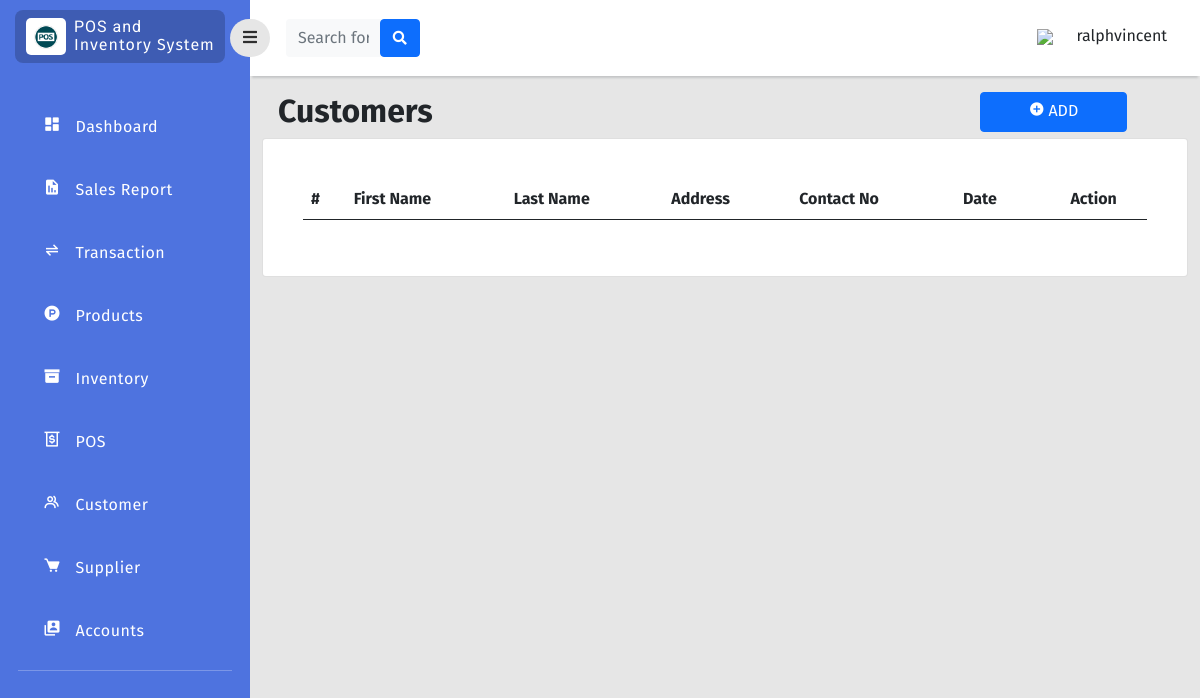
/php/customer.php (signed in), run on an earlier commit of the app's database.
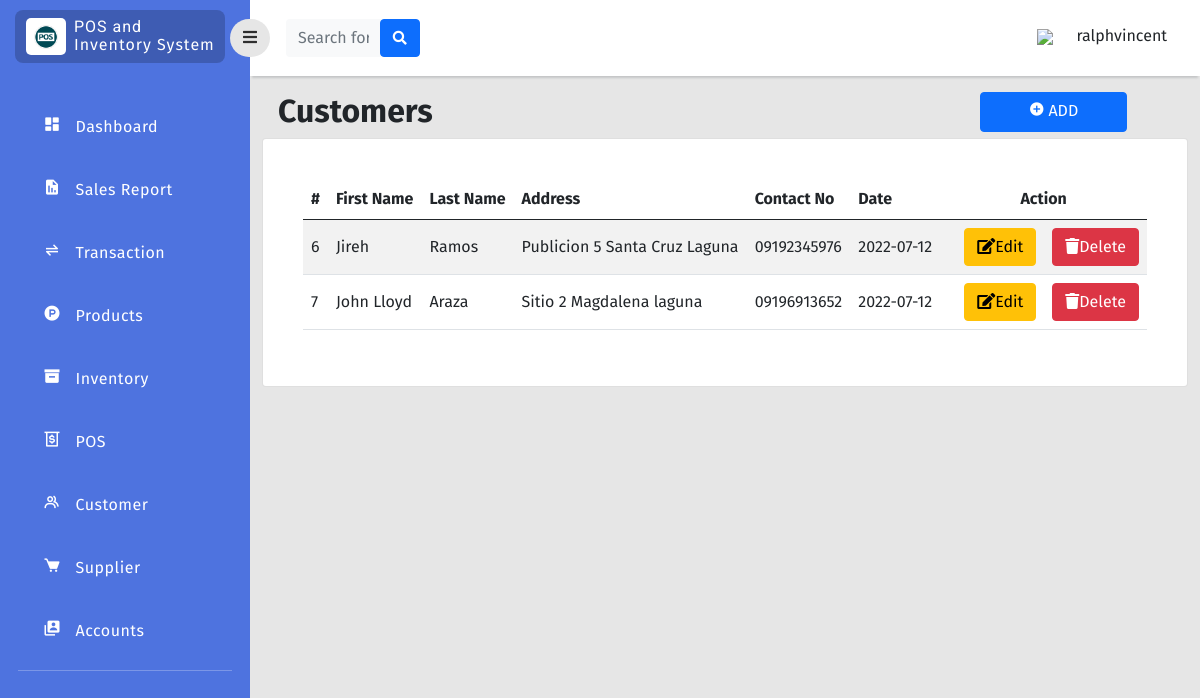
And on a later commit of the database.
### tables this page shows
CREATE TABLE `customers` (
  `customer_id` int(11) NOT NULL,
  `first_name` varchar(255) NOT NULL,
  `last_name` varchar(255) NOT NULL,
  `address` varchar(255) NOT NULL,
  `contact_no` varchar(255) NOT NULL,
  `customer_status` enum('active','archieve') NOT NULL,
  `date_created` date NOT NULL
);

### php/customer.php (the view, shortened to what this page needs)
<?php
function createRandomPassword() {
    $chars = "003232303232023232023456789";
    $i = 0;
    $pass = '' ;
    while ($i <= 7) {
        $num = rand() % 33;
        $tmp = substr($chars, $num, 1);
        $pass = $pass . $tmp;
        $i++;
    }
    return $pass;
}
$finalcode='RS-'.createRandomPassword();
include 'connection.php';
?>
<!doctype html>
<html lang="en">
  <head>
    <link href="https://cdn.jsdelivr.net/npm/bootstrap@5.0.2/dist/css/bootstrap.min.css" rel="stylesheet"
>
    <link rel="stylesheet" type="text/css" href="../style/dash.css">
    <link
      href="https://cdnjs.cloudflare.com/ajax/libs/font-awesome/5.15.1/css/all.min.css"
      rel="stylesheet"
    />
    <link href='https://unpkg.com/boxicons@2.1.2/css/boxicons.min.css' rel='stylesheet'>
    </head>
    <body>
    <div class="page">
        <div class="sidebar">
            <div class="sidebar-header">
                <div class="sidebar-logo-container">
                    <div class="logo-container">
                        <img class="logo-sidebar" src="../image/logo.png" />
                    </div>
                    <div class="sys-name-container mt-2">
                        <p class="sys-name">
                            POS and <br>
                            <span class="brand-subname">
                            Inventory System
                            </span>
                        </p>
                    </div>
                </div>
            </div>
            <div class="sidebar-body">
                <ul class="navigation-list">
                    <li class="navigation-list-item">
                        <a class="navigation-link" href="dashboard.php">
                            <div class="row">
                                <div class="col-2">
                                    <i class='bx bxs-dashboard'></i>
                                </div>
                                <div class="col-9">
                                    Dashboard
                                </div>
                            </div>
                        </a>
                    </li>
                    <li class="navigation-list-item">
                        <a class="navigation-link" href="transaction_report.php?sales=0&trans=0">
                            <div class="row">
                                <div class="col-2">
                                    <i class='bx bxs-report'></i>
                                </div>
                                <div class="col-9">
                                    Sales Report
                                </div>
                            </div>
                        </a>
                    </li>
                    <li class="navigation-list-item">
                        <a class="navigation-link" href="transaction.php">
                            <div class="row">
                                <div class="col-2">
                                    <i class='bx bx-transfer-alt'></i>
                                </div>
                                <div class="col-9">
                                    Transaction
                                </div>
                            </div>
                        </a>
                    </li>
                    <li class="navigation-list-item">
                        <a class="navigation-link" href="product.php">
                            <div class="row">
                                <div class="col-2">
                                    <i class='bx bxl-product-hunt' ></i>
                                </div>
                                <div class="col-9">
                                    Products
                                </div>
                            </div>
                        </a>
                    </li>
                     <li class="navigation-list-item">
                        <a class="navigation-link" href="inventory.php">
                            <div class="row">
                                <div class="col-2">
                                    <i class='bx bxs-box'></i>
                                </div>
                                <div class="col-9">
                                    Inventory
                                </div>
                            </div>
                        </a>
                    </li>
                    <li class="navigation-list-item">
                        <a class="navigation-link" href="../cashier/dashboard.php?invoice=<?php echo $finalcode;  ?>">
                            <div class="row">
                                <div class="col-2">
                                    <i class='bx bx-money-withdraw'></i>
                                </div>
                                <div class="col-9">
                                    POS
                                </div>
                            </div>
                        </a>
                    </li>
                    <li class="navigation-list-item">
                        <a class="navigation-link" href="customer.php">
                            <div class="row">
                                <div class="col-2">
                                    <i class='bx bx-group'></i>
                                </div>
                                <div class="col-9">
                                    Customer
                                </div>
                            </div>
                        </a>
                    </li>
                    <li class="navigation-list-item">
                        <a class="navigation-link" href="supplier.php">
                            <div class="row">
                                <div class="col-2">
                                    <i class='bx bxs-cart' ></i>
                                </div>
                                <div class="col-9">
                                    Supplier
                                </div>
                            </div>
                        </a>
                    </li>
                    <li class="navigation-list-item">
                        <a class="navigation-link" href="user_manager.php">
                            <div class="row">
                                <div class="col-2">
                                    <i class='bx bxs-user-account'></i>
                                </div>
                                <div class="col-9">
                                    Accounts
                                </div>
                            </div>
                        </a>
                    </li>
                    <hr style="color:rgb(255, 255, 255);margin-top:10px;">
                </ul>
            </div>
        </div>
        <div class="content">
            <div class="navigationBar justify-content-between">
                <button id="sidebarToggle" class="btn sidebarToggle">
                    <i class="fas fa-bars"></i>
                </button>
                <form class="d-none d-sm-inline-block form-inline mr-auto ml-md-3 my-2 my-md-0 mw-100 navbar-search ms-3"style="padding-right: 65%;">
                    <div class="input-group">
                        <input type="text" class="form-control bg-light border-0 small" placeholder="Search for..."aria-label="Search" aria-describedby="basic-addon2"id="SearchMo" onkeyup="myFunction()">
                        <div class="input-group-append">
                            <button class="btn btn-primary" type="button">
                                <i class="fas fa-search fa-sm"></i>
                            </button>
                        </div>
                    </div>
                </form>
                 <div>
                    <div class="dropdown pb-1 me-4">
                        <a href="#" class="d-flex align-items-center text-white text-decoration-none dropdown-toggle" id="dropdownUser1" data-bs-toggle="dropdown" aria-expanded="false">
                            <div class="col-2">
                                <img class="mr-3" src="../image/user_35px.png" />
                            </div>
                            <span class="d-none d-sm-inline mx-1 ms-3 text-dark"><?php echo $_SESSION["username"];  ?></span>
                        </a>
                    </div>
                </div>
            </div>
            <div class="col py-3 d-flex justify-content-center overflow-auto">
                <div class="container-fluid">
                    <div class="row">
                        <div class="col d-flex justify-content">
                            <br>
                            <div class="w-50">
                                <h2 class="text-dark text-start ps-3 fw-bold ">Customers</h2>
                            </div>
                            <div class="position-left w-50">
                                <button type="button" class="btn btn-primary px-5 pb-2" data-bs-toggle="modal" data-bs-target="#create" style="margin-left: 55%;"><b><i class='bx bxs-plus-circle'></i> </b> ADD</button>
                            </div>
                        </div>
                    </div>
                    <div class="row">
                        <div class="col ">
                            <div class="card">
                                <div class="card-body rounded-3 m-4 table-responsive-lg">
                                    <table class="table table-striped align-middle" id="CustomerTab">
                                        <thead>
                                            <tr>
                                                <th scope="col">#</th>
                                                <th scope="col">First Name</th>
                                                <th scope="col">Last Name</th>
                                                <th scope="col">Address</th>
                                                <th scope="col">Contact No</th>
                                                <th scope="col">Date</th>
                                                <th score="col"style="text-align: center;">Action</th>
                                            </tr>
                                        </thead>
                                        <tbody>
                                            <?php
                                            $query_run = mysqli_query($con,"SELECT * FROM customers WHERE customer_status='active'");
                                            while ($row=mysqli_fetch_assoc($query_run)) { ?>
                                            <tr>
                                                <td><?php echo $row['customer_id'];  ?></td>
                                                <td><?php echo $row['first_name'];  ?></td>
                                                <td><?php echo $row['last_name'];  ?></td>
                                                <td><?php echo $row['address'];  ?></td>
                                                <td><?php echo $row['contact_no'];  ?></td>
                                                <td><?php echo $row['date_created'];  ?></td>
                                                <td>
                                                    <div class="d-flex flex-row justify-content-center">
                                                        <button class="btn btn-warning editbtn mx-3" data-toggle="modal" type="button"><i class="fas fa-edit" data-toggle="tooltip" title="edit"></i>Edit</button>
                                                    <button class="btn btn-danger deletebtn" data-toggle="modal" type="button"><i class="fas fa-trash" data-toggle="tooltip" title="edit"></i>Delete</button>
                                                    </div>
                                                </td>
                                            </tr>
                                        <?php }  ?>
                                        </tbody>
                                    </table>
                                </div>
                            </div>
                        </div>
                    </div>
                </div>
            </div>
        </div>
    </div>
</body>
</html>

### style/dash.css (style rules this page uses)
* { font-family: 'Fira Sans', sans-serif; }
body { background-color: #e6e6e6; }
.page .sidebar { background: rgb(78, 115, 223); position: fixed; top: 0; left: 0; width: 250px; height: 100vh; overflow-y: auto; overflow-x: hidden; transition: all 0.3s ease; }
.page .content { margin-left: 250px; transition: all 0.3s ease; }
.navigationBar { background-color: white; height: 50px; display: flex; padding: 38px 0px; align-items: center; box-shadow: 0 4px 2px -2px #c5c6c7; }
.sidebarToggle { font-size: 16px; color: rgb(0, 0, 0, 0.8); margin-left: -20px; z-index: 999; border-radius: 50px; background-color: #e6e6e6; transition: all 0.3s ease; outline: none!important; box-shadow: none!important; }
.sidebar-header { padding: 10px 25px 10px 15px; }
.sidebar-logo-container { background-color: rgb(0, 0, 0, 0.2); border-radius: 8px; padding-left: 3px; display: flex; }
.logo-container { max-width: 40px; background-color: #fff; border-radius: 5px; margin: 8px; padding: 6px 8px; }
.logo-sidebar { width: 100%; height: auto; }
.sys-name { color: white; margin: 0px; line-height: 1.1rem; font-size: 16px; letter-spacing: 1px; font-family: 'Roboto', sans-serif; }
.navigation-list { list-style-type:none; padding: 0px 18px; margin-top: 30px; }
.navigation-list-item { padding: 12px 18px 12px 25px; margin: 15px 0px; border-radius: 8px; }
.navigation-link { color: #fff; letter-spacing: 0.5px; font-weight: 400; text-decoration: none; font-size: 16px; font-family: 'Roboto', sans-serif; }
.navigation-link i { font-size: 18px; color: #fff; }

What changed in the data, as far as the page shows it:
added customers: customer_id "6", first_name "Jireh", last_name "Ramos", address "Publicion 5 Santa Cruz Laguna", contact_no "09192345976", date_created "2022-07-12"
added customers: customer_id "7", first_name "John Lloyd", last_name "Araza", address "Sitio 2 Magdalena laguna", contact_no "09196913652", date_created "2022-07-12"
